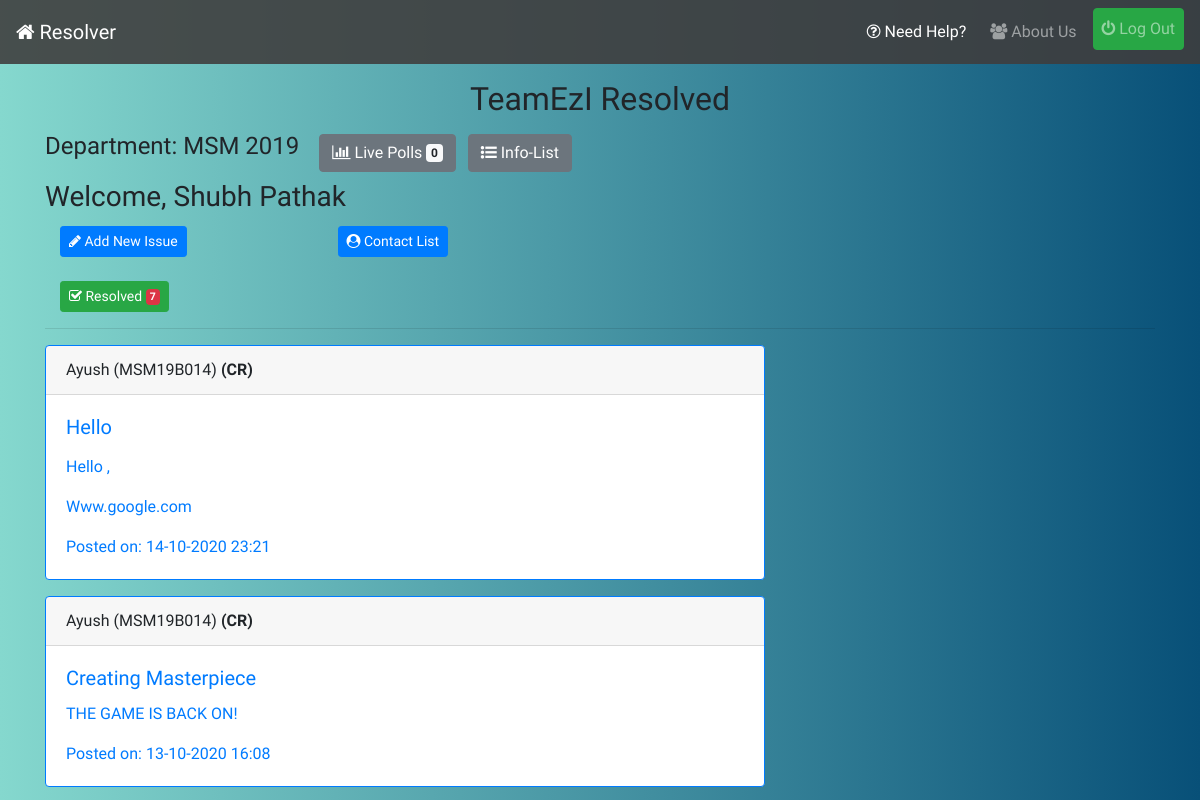
/ (signed in), run on the app's committed database.
### profiles/models.py (models this page shows, shortened)
class User(AbstractUser):
    pass

class UserInfo(models.Model):
    user = models.OneToOneField(User,on_delete=models.CASCADE,related_name='info')
    is_cr = models.BooleanField(default=False)
    department = models.CharField(max_length=20)
    join_year = models.CharField(max_length=4)
    institute = models.ForeignKey(Institute,on_delete=models.CASCADE,related_name='allusers')
    registered_on = models.DateTimeField(auto_now_add=True)
    total_upvotes = models.IntegerField(default=0)
    total_downvotes = models.IntegerField(default=0)
    total_novotes = models.IntegerField(default=0)
    class Meta:
        ordering = ['-total_upvotes','-total_downvotes','-total_novotes']

### reporter/models.py (models this page shows, shortened)
class Report(models.Model):
    user = models.ForeignKey(UserInfo,on_delete=models.CASCADE,blank=True)
    title = models.CharField('Subject',max_length=56)
    content = models.TextField('Issue')
    department = models.CharField(max_length=20,blank=True)
    year = models.CharField(max_length=4,blank=True)
    timestamp = models.DateTimeField(auto_now_add=True)
    updated = models.DateTimeField(auto_now=True)
    active = models.BooleanField(default=True)
    resolved = models.BooleanField(default=False)
    cr_line = models.CharField(max_length=256,null=True,blank=True)
    upvotes = models.IntegerField(default=0)
    downvotes = models.IntegerField(default=0)
    deadline = models.DateTimeField(null=True)
    anonymized = models.BooleanField(default=True,help_text = "CRs don't have Access to Voted Users!")
    class Meta:
        ordering = ['-timestamp']

### reporter/views.py (the view)
# urls.py: path('',views.index_view,name='index'),
def index_view(request):
    qs = []
    form = DeadlineForm()
    if request.user.is_authenticated:
        qs = Report.objects.filter(active=True,department=request.user.info.department,year=request.user.info.join_year,resolved=False)
    return render(request,'reporter/index.html',{'issue_list':qs,'form':form})

### infolist/context-processors.py (called while the page is built)
def pending_info_list_context(request):
    if request.user.is_superuser:
        return {}
    pending = -1
    if request.user.is_authenticated:
        pending = InfoList.objects.filter(department=request.user.info.department,year=request.user.info.join_year,approved=False).count()
    return {"pending_info_list":pending}

### reporter/context-processors.py (called while the page is built)
def pending_issue_list_context(request):
    if request.user.is_superuser:
        return {}
    pending=-1
    if request.user.is_authenticated:
        pending = Report.objects.filter(active=False,department=request.user.info.department,year=request.user.info.join_year,resolved=False).count()
    return {"pending_issue_count":pending}

def resolved_issue_list_context(request):
    if request.user.is_superuser:
        return {}
    resolved=-1
    if request.user.is_authenticated:
        resolved = Report.objects.filter(active=False,department=request.user.info.department,year=request.user.info.join_year,resolved=True).count()
    return {"resolved_issue_count":resolved}

def pending_contact_list_context(request):
    if request.user.is_superuser:
        return {}
    pending=-1
    if request.user.is_authenticated:
        pending = ContactList.objects.filter(department=request.user.info.department,year=request.user.info.join_year,approved=False).count()
    return {"pending_contact_count":pending}

def live_polls_count_context(request):
    if request.user.is_superuser:
        return {}
    count = -1
    if request.user.is_authenticated:
        count = Poll.objects.filter(active=True,department=request.user.info.department,join=request.user.info.join_year).count()
    return {"live_polls_count":count}

### reporter/templates/reporter/index.html (shortened to what this page needs)
{% extends 'base.html' %}
{% load static %}
{% load crispy_forms_tags %}
{% load mathfilters %}
{% block content %}
<div>
    {% if request.user.is_authenticated %}
    <h2 class="mt-3 text-center">TeamEzI Resolved</h2>
    {% endif %}
    {% if request.user.is_authenticated %}
    <h4 class="inline-block">Department: {{request.user.info.department|upper}} {{request.user.info.join_year}}</h4>
    <a class="btn btn-secondary ml-3 mt-2" href="{% url 'polling:list' %}"><i class="fa fa-bar-chart"></i> Live Polls <span class="badge badge-light">{{live_polls_count}}</span></a>
    <a href="{% url 'infolist:list' %}" class="btn btn-secondary ml-2 mt-2"><i class="fa fa-list-ul"></i> Info-List</a>
    <h3 class="mt-2">Welcome, {{request.user.first_name}} {{request.user.last_name}}</h3>
    <div class="container">
        <div class="row mb-3">
            <div class="col-sm-6 col-lg-3 mt-1">
                <a class="btn btn-primary btn-sm" href="{% url 'reporter:issue-form' %}"><i class="fa fa-pencil"></i> Add New Issue</a>
            </div>
            <div class="col-sm-6 col-lg-6 mt-1">
                <a class="btn btn-primary btn-sm" href="{% url 'reporter:contact-list' %}"><i class="fa fa-user-circle"></i> Contact List</a>
            </div>
        </div>
        <div class="row">
            <div class="col-sm-6 col-lg-3 mt-2">
                <a class="btn btn-success btn-sm" href="{% url 'reporter:resolved' %}"><i class="fa fa-check-square-o"></i> Resolved <span class="badge badge-danger">{{resolved_issue_count}}</span></a>
            </div>
        </div>
    </div>
    <hr>
    {% for issue in issue_list %}
    <div class="card border-primary mb-3" style="max-width: 45rem;">
        <div class="card-header">{{issue.user.user.first_name}} ({{issue.user.user.username|upper}}) {% if issue.user.is_cr %}<strong>(CR)</strong>{% endif %}</div>
        <div class="card-body text-primary">
            <h5 class="card-title">{{issue.title}}</h5>
            <p class="card-text" >{{issue.content|safe}}</p>
          <p class="card-text">Posted on: {{issue.timestamp|date:'d-m-Y H:i'}}</p>
        </div>
    </div>
    {% empty %}
    <p class="lead">Woohoo, No Active Issues!</p>
    {% endfor %}
    {% endif %}
</div>
{% endblock %}

### static/css/style.css (style rules this page uses)
body { background: #085078; background: -webkit-linear-gradient(to right, #85D8CE, #085078); background: linear-gradient(to right, #85D8CE, #085078); font-family: 'Ubuntu', sans-serif; }
.inline-block { display: inline-block; }

### data on the page
User: user.info.department "MSM", user.info.join_year "2019", user.first_name "Shubh", user.last_name "Pathak"
Report: user.user.first_name "Ayush", user.user.username "MSM19B014", shows "(CR)", title "Hello", content "Hello , Www.google.com", timestamp "14-10-2020 23:21"
Report: user.user.first_name "Ayush", user.user.username "MSM19B014", shows "(CR)", title "Creating Masterpiece", content "THE GAME IS BACK ON!", timestamp "13-10-2020 16:08"

### other printed values
{{ live_polls_count }} "0"
{{ resolved_issue_count }} "7"
